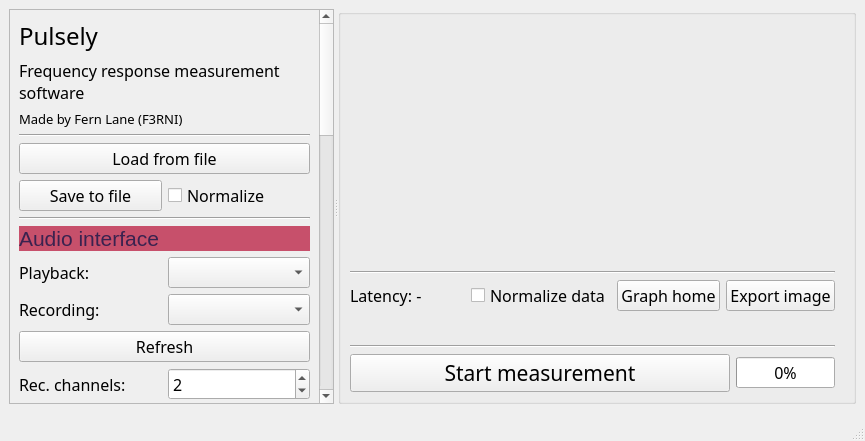
<?xml version="1.0" encoding="UTF-8"?>
<ui version="4.0">
 <class>MainWindow</class>
 <widget class="QMainWindow" name="MainWindow">
  <property name="geometry">
   <rect>
    <x>0</x>
    <y>0</y>
    <width>865</width>
    <height>441</height>
   </rect>
  </property>
  <property name="font">
   <font>
    <family>Calibri Light</family>
    <pointsize>12</pointsize>
   </font>
  </property>
  <property name="windowTitle">
   <string>Pulsely</string>
  </property>
  <property name="layoutDirection">
   <enum>Qt::LeftToRight</enum>
  </property>
  <widget class="QWidget" name="centralwidget">
   <layout class="QHBoxLayout" name="horizontalLayout_17">
    <item>
     <widget class="QSplitter" name="splitter">
      <property name="sizePolicy">
       <sizepolicy hsizetype="Expanding" vsizetype="Preferred">
        <horstretch>10</horstretch>
        <verstretch>0</verstretch>
       </sizepolicy>
      </property>
      <property name="orientation">
       <enum>Qt::Horizontal</enum>
      </property>
      <widget class="QScrollArea" name="settings_area">
       <property name="enabled">
        <bool>true</bool>
       </property>
       <property name="sizePolicy">
        <sizepolicy hsizetype="Expanding" vsizetype="Expanding">
         <horstretch>0</horstretch>
         <verstretch>0</verstretch>
        </sizepolicy>
       </property>
       <property name="minimumSize">
        <size>
         <width>0</width>
         <height>0</height>
        </size>
       </property>
       <property name="maximumSize">
        <size>
         <width>16777215</width>
         <height>16777215</height>
        </size>
       </property>
       <property name="widgetResizable">
        <bool>true</bool>
       </property>
       <widget class="QWidget" name="verticalLayoutWidget">
        <property name="geometry">
         <rect>
          <x>0</x>
          <y>-416</y>
          <width>406</width>
          <height>1176</height>
         </rect>
        </property>
        <layout class="QVBoxLayout" name="verticalLayout">
         <item>
          <widget class="QLabel" name="app_title">
           <property name="font">
            <font>
             <pointsize>18</pointsize>
            </font>
           </property>
           <property name="text">
            <string>Pulsely</string>
           </property>
          </widget>
         </item>
         <item>
          <widget class="QLabel" name="label_24">
           <property name="text">
            <string>&lt;html&gt;&lt;head/&gt;&lt;body&gt;&lt;p&gt;Frequency response measurement software&lt;/p&gt;&lt;/body&gt;&lt;/html&gt;</string>
           </property>
           <property name="wordWrap">
            <bool>true</bool>
           </property>
          </widget>
         </item>
         <item>
          <widget class="QLabel" name="label_11">
           <property name="font">
            <font>
             <pointsize>10</pointsize>
            </font>
           </property>
           <property name="text">
            <string>Made by Fern Lane (F3RNI)</string>
           </property>
          </widget>
         </item>
         <item>
          <widget class="Line" name="line_4">
           <property name="orientation">
            <enum>Qt::Horizontal</enum>
           </property>
          </widget>
         </item>
         <item>
          <widget class="QPushButton" name="btn_load_from_file">
           <property name="text">
            <string>Load from file</string>
           </property>
          </widget>
         </item>
         <item>
          <layout class="QHBoxLayout" name="horizontalLayout_3">
           <item>
            <widget class="QPushButton" name="btn_save_to_file">
             <property name="text">
              <string>Save to file</string>
             </property>
            </widget>
           </item>
           <item>
            <widget class="QCheckBox" name="cbox_normalize_to_save">
             <property name="text">
              <string>Normalize</string>
             </property>
            </widget>
           </item>
          </layout>
         </item>
         <item>
          <widget class="Line" name="line_2">
           <property name="orientation">
            <enum>Qt::Horizontal</enum>
           </property>
          </widget>
         </item>
         <item>
          <widget class="QLabel" name="label">
           <property name="font">
            <font>
             <pointsize>16</pointsize>
            </font>
           </property>
           <property name="styleSheet">
            <string notr="true">background-color: #c7506b;
color:#3a224f;</string>
           </property>
           <property name="text">
            <string>Audio interface</string>
           </property>
          </widget>
         </item>
         <item>
          <layout class="QHBoxLayout" name="horizontalLayout_7">
           <item>
            <widget class="QLabel" name="label_8">
             <property name="text">
              <string>Playback:</string>
             </property>
            </widget>
           </item>
           <item>
            <widget class="QComboBox" name="audio_playback_interface">
             <property name="sizePolicy">
              <sizepolicy hsizetype="Minimum" vsizetype="Fixed">
               <horstretch>0</horstretch>
               <verstretch>0</verstretch>
              </sizepolicy>
             </property>
            </widget>
           </item>
          </layout>
         </item>
         <item>
          <layout class="QHBoxLayout" name="horizontalLayout_6">
           <item>
            <widget class="QLabel" name="label_7">
             <property name="text">
              <string>Recording:</string>
             </property>
            </widget>
           </item>
           <item>
            <widget class="QComboBox" name="audio_recording_interface">
             <property name="sizePolicy">
              <sizepolicy hsizetype="Minimum" vsizetype="Fixed">
               <horstretch>0</horstretch>
               <verstretch>0</verstretch>
              </sizepolicy>
             </property>
            </widget>
           </item>
          </layout>
         </item>
         <item>
          <widget class="QPushButton" name="btn_interfaces_refresh">
           <property name="sizePolicy">
            <sizepolicy hsizetype="Preferred" vsizetype="Fixed">
             <horstretch>0</horstretch>
             <verstretch>0</verstretch>
            </sizepolicy>
           </property>
           <property name="text">
            <string>Refresh</string>
           </property>
          </widget>
         </item>
         <item>
          <layout class="QHBoxLayout" name="horizontalLayout_11">
           <item>
            <widget class="QLabel" name="label_12">
             <property name="text">
              <string>Rec. channels:</string>
             </property>
            </widget>
           </item>
           <item>
            <widget class="QSpinBox" name="audio_recording_channels">
             <property name="minimum">
              <number>1</number>
             </property>
             <property name="maximum">
              <number>99</number>
             </property>
             <property name="singleStep">
              <number>1</number>
             </property>
             <property name="value">
              <number>2</number>
             </property>
            </widget>
           </item>
          </layout>
         </item>
         <item>
          <layout class="QHBoxLayout" name="horizontalLayout_5">
           <item>
            <widget class="QLabel" name="label_6">
             <property name="text">
              <string>Sample rate (Hz):</string>
             </property>
            </widget>
           </item>
           <item>
            <widget class="QSpinBox" name="audio_sample_rate">
             <property name="minimum">
              <number>4000</number>
             </property>
             <property name="maximum">
              <number>384000</number>
             </property>
             <property name="singleStep">
              <number>100</number>
             </property>
             <property name="value">
              <number>44100</number>
             </property>
            </widget>
           </item>
          </layout>
         </item>
         <item>
          <layout class="QHBoxLayout" name="horizontalLayout_13">
           <item>
            <widget class="QLabel" name="label_14">
             <property name="text">
              <string>Chunk size:</string>
             </property>
            </widget>
           </item>
           <item>
            <widget class="QLabel" name="label_chunk_size">
             <property name="text">
              <string>0</string>
             </property>
            </widget>
           </item>
          </layout>
         </item>
         <item>
          <widget class="Line" name="line">
           <property name="orientation">
            <enum>Qt::Horizontal</enum>
           </property>
          </widget>
         </item>
         <item>
          <widget class="QLabel" name="label_2">
           <property name="font">
            <font>
             <pointsize>16</pointsize>
            </font>
           </property>
           <property name="styleSheet">
            <string notr="true">background-color: #e3755f;
color:#3a224f;</string>
           </property>
           <property name="text">
            <string>Test signal</string>
           </property>
          </widget>
         </item>
         <item>
          <layout class="QHBoxLayout" name="horizontalLayout_2">
           <item>
            <widget class="QRadioButton" name="rbtn_sweep">
             <property name="text">
              <string>Sweep</string>
             </property>
             <property name="checked">
              <bool>true</bool>
             </property>
             <attribute name="buttonGroup">
              <string notr="true">buttonGroup</string>
             </attribute>
            </widget>
           </item>
           <item>
            <widget class="QRadioButton" name="rbtn_noise">
             <property name="text">
              <string>Noise</string>
             </property>
             <attribute name="buttonGroup">
              <string notr="true">buttonGroup</string>
             </attribute>
            </widget>
           </item>
          </layout>
         </item>
         <item>
          <layout class="QHBoxLayout" name="horizontalLayout_8">
           <item>
            <widget class="QLabel" name="label_9">
             <property name="text">
              <string>Frequency start (Hz):</string>
             </property>
            </widget>
           </item>
           <item>
            <widget class="QSpinBox" name="signal_start_freq">
             <property name="minimum">
              <number>1</number>
             </property>
             <property name="maximum">
              <number>192000</number>
             </property>
             <property name="singleStep">
              <number>1</number>
             </property>
             <property name="value">
              <number>10</number>
             </property>
            </widget>
           </item>
          </layout>
         </item>
         <item>
          <layout class="QHBoxLayout" name="horizontalLayout_9">
           <item>
            <widget class="QLabel" name="label_10">
             <property name="text">
              <string>Frequency stop (Hz):</string>
             </property>
            </widget>
           </item>
           <item>
            <widget class="QSpinBox" name="signal_stop_freq">
             <property name="minimum">
              <number>1</number>
             </property>
             <property name="maximum">
              <number>192000</number>
             </property>
             <property name="singleStep">
              <number>1</number>
             </property>
             <property name="value">
              <number>20000</number>
             </property>
            </widget>
           </item>
          </layout>
         </item>
         <item>
          <layout class="QHBoxLayout" name="horizontalLayout_12">
           <item>
            <widget class="QLabel" name="label_13">
             <property name="text">
              <string>Test duration (s):</string>
             </property>
            </widget>
           </item>
           <item>
            <widget class="QSpinBox" name="signal_test_duration">
             <property name="minimum">
              <number>1</number>
             </property>
             <property name="maximum">
              <number>3600</number>
             </property>
             <property name="value">
              <number>10</number>
             </property>
            </widget>
           </item>
          </layout>
         </item>
         <item>
          <layout class="QHBoxLayout" name="horizontalLayout_14">
           <item>
            <widget class="QLabel" name="label_15">
             <property name="text">
              <string>Playback volume (%):</string>
             </property>
            </widget>
           </item>
           <item>
            <widget class="QSpinBox" name="audio_playback_volume">
             <property name="minimum">
              <number>0</number>
             </property>
             <property name="maximum">
              <number>100</number>
             </property>
             <property name="singleStep">
              <number>5</number>
             </property>
             <property name="value">
              <number>70</number>
             </property>
            </widget>
           </item>
          </layout>
         </item>
         <item>
          <widget class="Line" name="line_3">
           <property name="orientation">
            <enum>Qt::Horizontal</enum>
           </property>
          </widget>
         </item>
         <item>
          <widget class="QLabel" name="label_3">
           <property name="font">
            <font>
             <pointsize>16</pointsize>
            </font>
           </property>
           <property name="styleSheet">
            <string notr="true">background-color: #fcc88d;
color: #3a224f;</string>
           </property>
           <property name="text">
            <string>FFT</string>
           </property>
          </widget>
         </item>
         <item>
          <layout class="QHBoxLayout" name="horizontalLayout_19">
           <item>
            <widget class="QLabel" name="label_20">
             <property name="text">
              <string>FFT size (chunks):</string>
             </property>
            </widget>
           </item>
           <item>
            <widget class="QSpinBox" name="fft_size_chunks">
             <property name="minimum">
              <number>1</number>
             </property>
             <property name="maximum">
              <number>64</number>
             </property>
             <property name="singleStep">
              <number>1</number>
             </property>
             <property name="value">
              <number>6</number>
             </property>
            </widget>
           </item>
          </layout>
         </item>
         <item>
          <layout class="QHBoxLayout" name="horizontalLayout_15">
           <item>
            <widget class="QLabel" name="label_16">
             <property name="text">
              <string>FFT window:</string>
             </property>
            </widget>
           </item>
           <item>
            <widget class="QComboBox" name="fft_window_type">
             <property name="sizePolicy">
              <sizepolicy hsizetype="Minimum" vsizetype="Fixed">
               <horstretch>0</horstretch>
               <verstretch>0</verstretch>
              </sizepolicy>
             </property>
            </widget>
           </item>
          </layout>
         </item>
         <item>
          <widget class="Line" name="line_7">
           <property name="orientation">
            <enum>Qt::Horizontal</enum>
           </property>
          </widget>
         </item>
         <item>
          <widget class="QLabel" name="label_4">
           <property name="font">
            <font>
             <pointsize>16</pointsize>
            </font>
           </property>
           <property name="styleSheet">
            <string notr="true">background-color: #69c976;
color: #3a224f;</string>
           </property>
           <property name="text">
            <string>Noise</string>
           </property>
          </widget>
         </item>
         <item>
          <layout class="QHBoxLayout" name="horizontalLayout_20">
           <item>
            <widget class="QLabel" name="label_21">
             <property name="text">
              <string>Filter order:</string>
             </property>
            </widget>
           </item>
           <item>
            <widget class="QSpinBox" name="noise_filter_order">
             <property name="maximumSize">
              <size>
               <width>16777215</width>
               <height>16777215</height>
              </size>
             </property>
             <property name="minimum">
              <number>1</number>
             </property>
             <property name="maximum">
              <number>11</number>
             </property>
             <property name="value">
              <number>5</number>
             </property>
            </widget>
           </item>
          </layout>
         </item>
         <item>
          <layout class="QHBoxLayout" name="horizontalLayout_16">
           <item>
            <widget class="QLabel" name="label_17">
             <property name="text">
              <string>Random seed:</string>
             </property>
            </widget>
           </item>
           <item>
            <widget class="QSpinBox" name="noise_random_seed">
             <property name="maximumSize">
              <size>
               <width>16777215</width>
               <height>16777215</height>
              </size>
             </property>
             <property name="minimum">
              <number>-16777215</number>
             </property>
             <property name="maximum">
              <number>16777215</number>
             </property>
             <property name="value">
              <number>0</number>
             </property>
            </widget>
           </item>
          </layout>
         </item>
         <item>
          <widget class="Line" name="line_8">
           <property name="orientation">
            <enum>Qt::Horizontal</enum>
           </property>
          </widget>
         </item>
         <item>
          <widget class="QLabel" name="label_5">
           <property name="font">
            <font>
             <pointsize>16</pointsize>
            </font>
           </property>
           <property name="styleSheet">
            <string notr="true">background-color: #2e5c6b;
color: #fcc88d;</string>
           </property>
           <property name="text">
            <string>File</string>
           </property>
          </widget>
         </item>
         <item>
          <layout class="QHBoxLayout" name="horizontalLayout_21">
           <item>
            <widget class="QLabel" name="label_22">
             <property name="text">
              <string>CSV separator:</string>
             </property>
            </widget>
           </item>
           <item>
            <widget class="QLineEdit" name="line_csv_separator">
             <property name="sizePolicy">
              <sizepolicy hsizetype="Preferred" vsizetype="Fixed">
               <horstretch>0</horstretch>
               <verstretch>0</verstretch>
              </sizepolicy>
             </property>
             <property name="text">
              <string>,</string>
             </property>
             <property name="maxLength">
              <number>1</number>
             </property>
            </widget>
           </item>
          </layout>
         </item>
         <item>
          <widget class="Line" name="line_9">
           <property name="orientation">
            <enum>Qt::Horizontal</enum>
           </property>
          </widget>
         </item>
         <item>
          <widget class="QLabel" name="label_23">
           <property name="font">
            <font>
             <pointsize>16</pointsize>
            </font>
           </property>
           <property name="styleSheet">
            <string notr="true">background-color: #73326a;
color: #fcc88d;</string>
           </property>
           <property name="text">
            <string>Reference</string>
           </property>
          </widget>
         </item>
         <item>
          <widget class="PlotWidget" name="graphWidget_2" native="true">
           <property name="sizePolicy">
            <sizepolicy hsizetype="Expanding" vsizetype="Preferred">
             <horstretch>0</horstretch>
             <verstretch>0</verstretch>
            </sizepolicy>
           </property>
           <property name="minimumSize">
            <size>
             <width>0</width>
             <height>120</height>
            </size>
           </property>
           <property name="maximumSize">
            <size>
             <width>16777215</width>
             <height>16777215</height>
            </size>
           </property>
          </widget>
         </item>
         <item>
          <layout class="QHBoxLayout" name="horizontalLayout_10">
           <item>
            <widget class="QPushButton" name="btn_load_reference">
             <property name="sizePolicy">
              <sizepolicy hsizetype="Expanding" vsizetype="Fixed">
               <horstretch>0</horstretch>
               <verstretch>0</verstretch>
              </sizepolicy>
             </property>
             <property name="text">
              <string>Load file as reference</string>
             </property>
            </widget>
           </item>
           <item>
            <widget class="QCheckBox" name="cbox_normalize_reference">
             <property name="text">
              <string>Normalize</string>
             </property>
            </widget>
           </item>
          </layout>
         </item>
         <item>
          <widget class="QPushButton" name="btn_clear_reference">
           <property name="text">
            <string>Clear reference</string>
           </property>
          </widget>
         </item>
         <item>
          <spacer name="verticalSpacer">
           <property name="orientation">
            <enum>Qt::Vertical</enum>
           </property>
           <property name="sizeHint" stdset="0">
            <size>
             <width>20</width>
             <height>40</height>
            </size>
           </property>
          </spacer>
         </item>
        </layout>
       </widget>
      </widget>
      <widget class="QGroupBox" name="groupBox">
       <property name="sizePolicy">
        <sizepolicy hsizetype="Expanding" vsizetype="Preferred">
         <horstretch>0</horstretch>
         <verstretch>0</verstretch>
        </sizepolicy>
       </property>
       <property name="title">
        <string/>
       </property>
       <layout class="QVBoxLayout" name="verticalLayout_3">
        <item>
         <layout class="QVBoxLayout" name="verticalLayout_2">
          <property name="leftMargin">
           <number>0</number>
          </property>
          <property name="topMargin">
           <number>0</number>
          </property>
          <property name="rightMargin">
           <number>9</number>
          </property>
          <property name="bottomMargin">
           <number>0</number>
          </property>
          <item>
           <widget class="PlotWidget" name="graphWidget" native="true">
            <property name="sizePolicy">
             <sizepolicy hsizetype="Expanding" vsizetype="Expanding">
              <horstretch>0</horstretch>
              <verstretch>0</verstretch>
             </sizepolicy>
            </property>
            <property name="minimumSize">
             <size>
              <width>320</width>
              <height>240</height>
             </size>
            </property>
            <property name="maximumSize">
             <size>
              <width>16777215</width>
              <height>16777215</height>
             </size>
            </property>
           </widget>
          </item>
          <item>
           <widget class="Line" name="line_6">
            <property name="orientation">
             <enum>Qt::Horizontal</enum>
            </property>
           </widget>
          </item>
          <item>
           <layout class="QHBoxLayout" name="horizontalLayout_4">
            <item>
             <widget class="QLabel" name="label_latency">
              <property name="sizePolicy">
               <sizepolicy hsizetype="Expanding" vsizetype="Preferred">
                <horstretch>0</horstretch>
                <verstretch>0</verstretch>
               </sizepolicy>
              </property>
              <property name="text">
               <string>Latency: -</string>
              </property>
             </widget>
            </item>
            <item>
             <widget class="QCheckBox" name="cbox_normalize">
              <property name="layoutDirection">
               <enum>Qt::LeftToRight</enum>
              </property>
              <property name="text">
               <string>Normalize data</string>
              </property>
             </widget>
            </item>
            <item>
             <widget class="QPushButton" name="btn_graph_home">
              <property name="text">
               <string>Graph home</string>
              </property>
             </widget>
            </item>
            <item>
             <widget class="QPushButton" name="btn_export_image">
              <property name="text">
               <string>Export image</string>
              </property>
             </widget>
            </item>
           </layout>
          </item>
          <item>
           <widget class="QLabel" name="label_info">
            <property name="text">
             <string/>
            </property>
           </widget>
          </item>
          <item>
           <widget class="Line" name="line_5">
            <property name="orientation">
             <enum>Qt::Horizontal</enum>
            </property>
           </widget>
          </item>
          <item>
           <layout class="QHBoxLayout" name="horizontalLayout">
            <item>
             <widget class="QPushButton" name="btn_measurement_start">
              <property name="sizePolicy">
               <sizepolicy hsizetype="Expanding" vsizetype="Fixed">
                <horstretch>0</horstretch>
                <verstretch>0</verstretch>
               </sizepolicy>
              </property>
              <property name="font">
               <font>
                <family>Calibri Light</family>
                <pointsize>16</pointsize>
               </font>
              </property>
              <property name="text">
               <string>Start measurement</string>
              </property>
             </widget>
            </item>
            <item>
             <widget class="QProgressBar" name="measurement_progress">
              <property name="sizePolicy">
               <sizepolicy hsizetype="Preferred" vsizetype="Fixed">
                <horstretch>0</horstretch>
                <verstretch>0</verstretch>
               </sizepolicy>
              </property>
              <property name="value">
               <number>0</number>
              </property>
             </widget>
            </item>
           </layout>
          </item>
         </layout>
        </item>
       </layout>
      </widget>
     </widget>
    </item>
   </layout>
  </widget>
  <widget class="QMenuBar" name="menubar">
   <property name="geometry">
    <rect>
     <x>0</x>
     <y>0</y>
     <width>865</width>
     <height>21</height>
    </rect>
   </property>
  </widget>
  <widget class="QStatusBar" name="statusbar"/>
 </widget>
 <customwidgets>
  <customwidget>
   <class>PlotWidget</class>
   <extends>QWidget</extends>
   <header>pyqtgraph</header>
   <container>1</container>
  </customwidget>
 </customwidgets>
 <resources/>
 <connections/>
 <buttongroups>
  <buttongroup name="buttonGroup"/>
 </buttongroups>
</ui>
